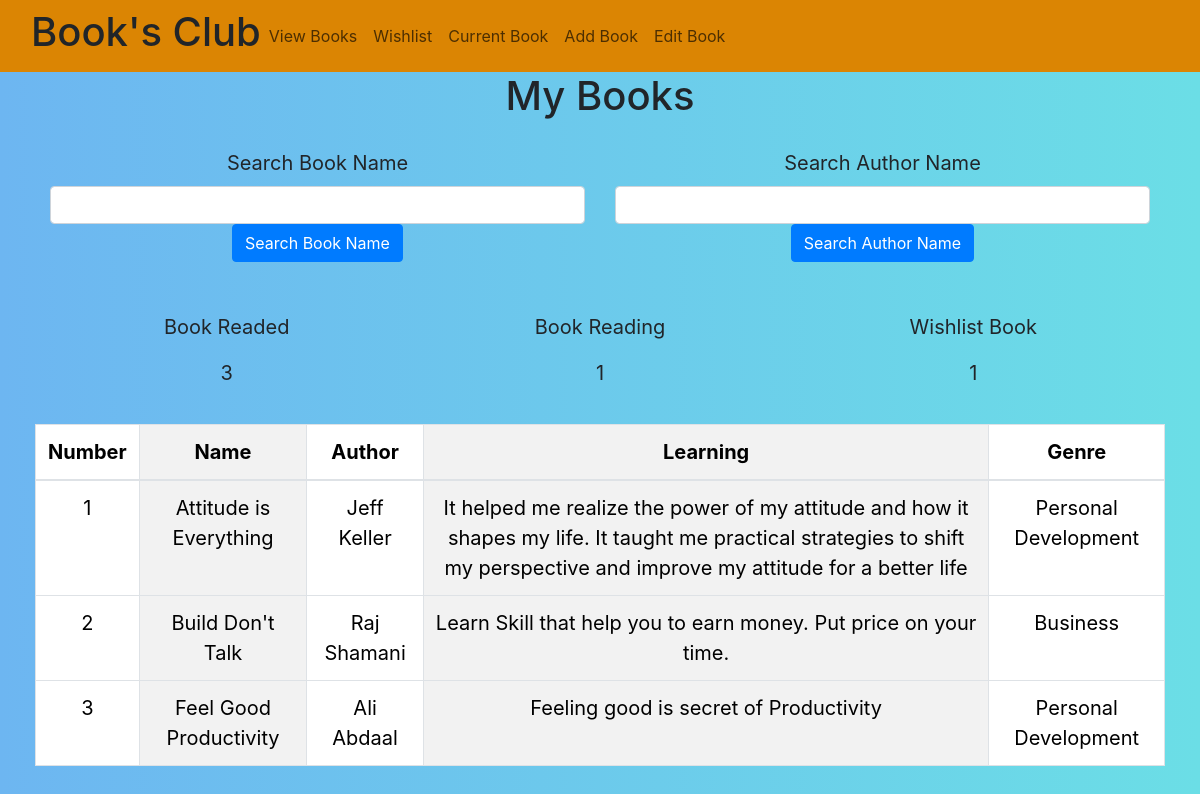
The page / on the database its author committed.
### myapp/models.py (models this page shows, shortened)
class Book(models.Model):
    name = models.CharField(max_length=50)
    author = models.CharField(max_length=50)
    learnings = models.CharField(max_length=2000)
    genre = models.CharField(max_length=50)

### myapp/views.py (the view)
# urls.py: path('', views.books, name="books"),
def books(request):
    books = Book.objects.all().order_by('name')
    if request.GET.get('search'):
        books = books.filter(name__icontains = request.GET.get('search'))
    if request.GET.get('search_author'):
        books = books.filter(author__icontains = request.GET.get('search_author'))
    book_count = books.count()
    wishlist_books = WishlistBook.objects.all()
    wishlist_books_count = wishlist_books.count()
    current_books = CurrentBook.objects.all()
    current_books_count = current_books.count()
    context = {'books':books, 'book_count':book_count, 'wishlist_books_count':wishlist_books_count, 'current_books_count':current_books_count}
    return render(request, 'home.html',context)

### myapp/templates/home.html (shortened to what this page needs)
{% extends 'navbar.html' %}
{% load static %}
{% block start %}
<!DOCTYPE html>
<html lang="en">
<head>
    <link rel="stylesheet" href="https://cdn.jsdelivr.net/npm/bootstrap@4.0.0/dist/css/bootstrap.min.css">
    <link rel="stylesheet" type="text/css" href="{% static '/css/main.css' %}">
</head>
<body>
<h1 style="text-align:center">My Books</h1>
<div class="container">
  <div class="row">
    <div class="col-md-6">
      <form>
        <div>
          <label class="form-label">Search Book Name</label>
          <input name="search" type="text" class="form-control">
          <button type="submit" class="btn btn-primary">Search Book Name</button>
        </div>
      </form>
    </div>
    <div class="col-md-6">
      <form>
        <div>
          <label class="form-label">Search Author Name</label>
          <input name="search_author" type="text" class="form-control">
          <button type="submit" class="btn btn-primary">Search Author Name</button>
        </div>
      </form>
    </div>
  <div>
</div>
<br>
<div class="container">
  <div class="row">
    <div class="col-md-4">
      <p>Book Readed</p>
      <p>{{book_count}}</p>
    </div>
    <div class="col-md-4">
      <p>Book Reading</p>
      <p>{{current_books_count}}</p>
    </div>
    <div class="col-md-4">
      <p>Wishlist Book</p>
      <p>{{wishlist_books_count}}</p>
    </div>
  </div>
</div>
<br>
<table class="table table-striped-columns table-bordered border-dark">
    <thead>
      <tr>
        <th scope="col">Number</th>
        <th scope="col">Name</th>
        <th scope="col">Author</th>
        <th scope="col">Learning</th>
        <th scope="col">Genre</th>
      </tr>
    </thead>
    <tbody>
        {% for i in books %}
      <tr>
        <td>{{forloop.counter}}</td>
        <td>{{i.name}}</td>
        <td>{{i.author}}</td>
        <td>{{i.learnings}}</td>
        <td>{{i.genre}}</td>
      </tr>
      {% endfor %}
    </tbody>
  </table>
{% endblock %}

### myapp/templates/navbar.html (shortened to what this page needs)
{% load static %}
<!DOCTYPE html>
<html lang="en">
<head>
    <link href="https://cdn.jsdelivr.net/npm/bootstrap@5.3.3/dist/css/bootstrap.min.css" rel="stylesheet">
</head>
<body>
    <nav class="navbar navbar-expand-lg" style="background-color: #DB8503; justify-content: center;">
        <div class="container-fluid">
          <h1>Book's Club</h1>
          <div class="collapse navbar-collapse" id="navbarNav">
            <ul class="navbar-nav">
              <li class="nav-item">
                <a class="nav-link" href="{% url 'books' %}">View Books</a>
              </li>
              <li class="nav-item">
                <a class="nav-link" href="{% url 'wishlist_books' %}">Wishlist</a>
              </li>
              <li class="nav-item">
                <a class="nav-link" href="{% url 'current_books' %}">Current Book</a>
              </li>
              <li class="nav-item">
                <a class="nav-link" href="{% url 'add_books' %}">Add Book</a>
              </li>
              <li class="nav-item">
                <a class="nav-link" href="{% url 'change_books' %}">Edit Book</a>
              </li>
            </ul>
          </div>
        </div>
      </nav>
    {% block start %}
    {% endblock %}
</body>
</html>

### static/css/main.css (style rules this page uses)
body { background: linear-gradient(to left,rgb(107, 222, 230),rgb(109, 182, 241)); overflow:visible; }
.container { text-align: center; padding: 20px; margin: auto; font-size: 20px; }

### rows shown on the page
Book: name "Attitude is Everything", author "Jeff Keller", learnings "It helped me realize the power of my attitude and how it shapes my life. It taught me practical strategies to shift my perspective and improve my attitude for a better life", genre "Personal Development"
Book: name "Build Don't Talk", author "Raj Shamani", learnings "Learn Skill that help you to earn money. Put price on your time.", genre "Business"
Book: name "Feel Good Productivity", author "Ali Abdaal", learnings "Feeling good is secret of Productivity", genre "Personal Development"

### other values the page prints
{{ book_count }} "3"
{{ current_books_count }} "1"
{{ wishlist_books_count }} "1"
